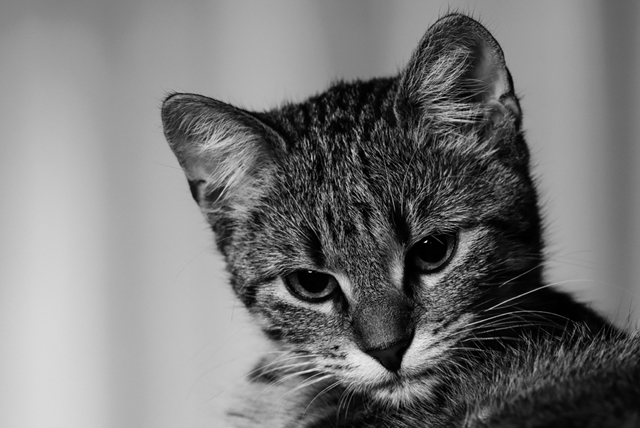
#> input picture images/cat.jpg, 640 x 428 px, found by its file name
$ python Canny_CV2.py
#> lines starting #> are read from the running program, lines starting #| are printed output that depends on the picture; after the words box and inside, x2 and y2 are one past the last pixel; in counts of white or black regions, pixels touching at a corner belong together
import cv2
import numpy as np
from matplotlib import pyplot as plt

img = cv2.imread('images/cat.jpg',0)
#> img is the input picture: shape (428, 640); min 0, max 238, mean 119.9
edges = cv2.Canny(img,100,200)
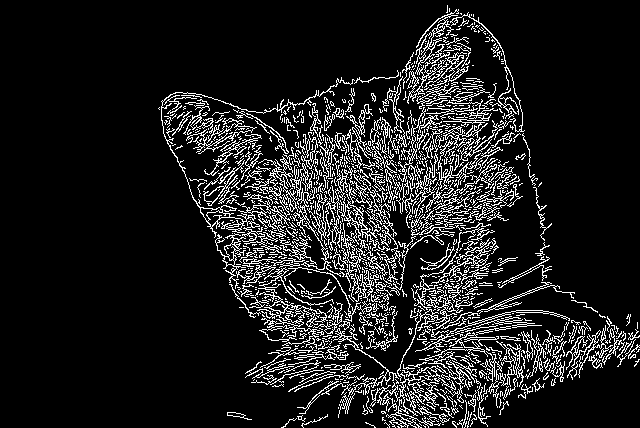
#> edges: shape (428, 640); 11.9% white in thin lines or dots, all inside (x1, y1, x2, y2) = (158, 5, 640, 428)

plt.subplot(121),plt.imshow(img,cmap = 'gray')
plt.title('Original Image'), plt.xticks([]), plt.yticks([])
plt.subplot(122),plt.imshow(edges,cmap = 'gray')
plt.title('Edge Image'), plt.xticks([]), plt.yticks([])
plt.show()
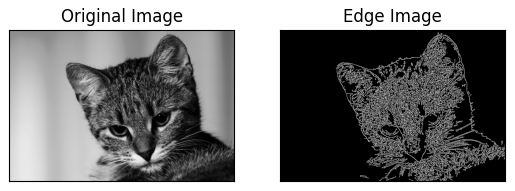
#> figure drawn by matplotlib, 2 panels

$ run again, with images/canhdong.jpg copied over images/cat.jpg
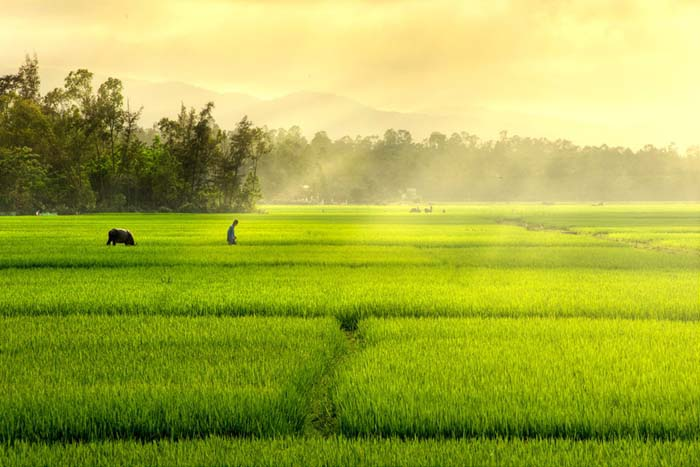
#> input picture images/canhdong.jpg, 700 x 467 px, found by its file name
#> `edges = cv2.Canny(img,100,200)`:
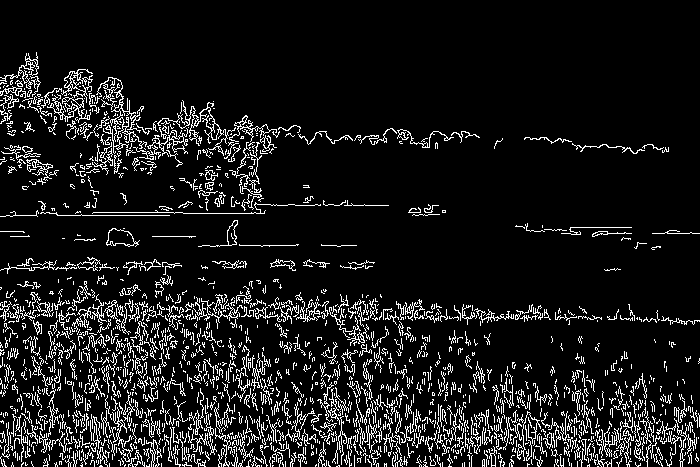
#> edges: shape (467, 700); 10% white in thin lines or dots, all inside (x1, y1, x2, y2) = (0, 52, 700, 467)
#> `plt.show()`:
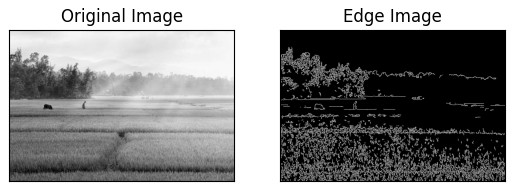
#> figure drawn by matplotlib, 2 panels

$ run again, with images/jet.jpg copied over images/cat.jpg
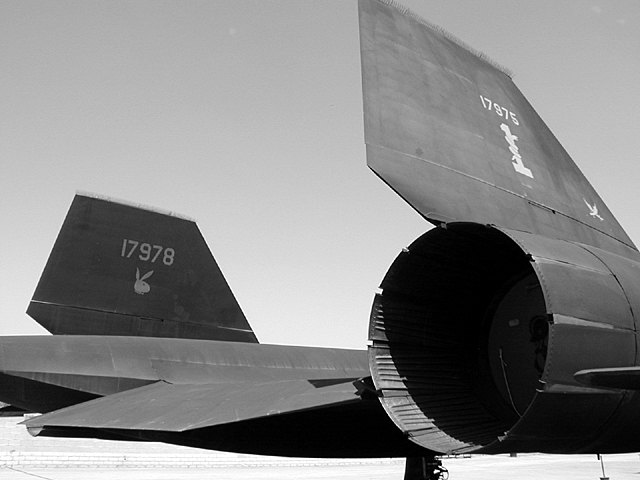
#> input picture images/jet.jpg, 640 x 480 px, found by its file name
#> img is the input picture: shape (480, 640); min 0, max 255, mean 135
#> `edges = cv2.Canny(img,100,200)`:
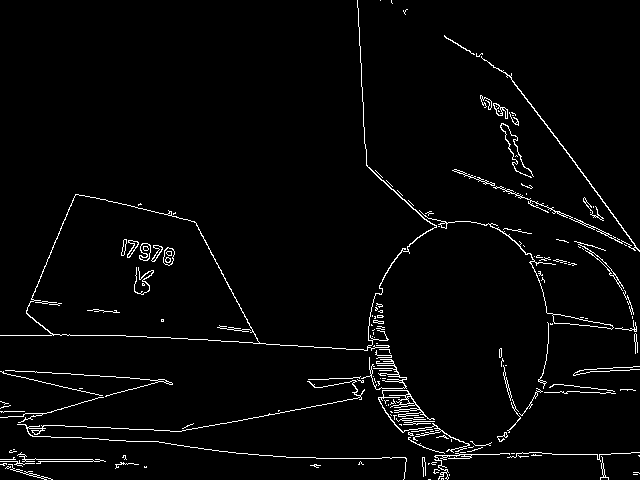
#> edges: shape (480, 640); 2.8% white in thin lines or dots
#> `plt.show()`:
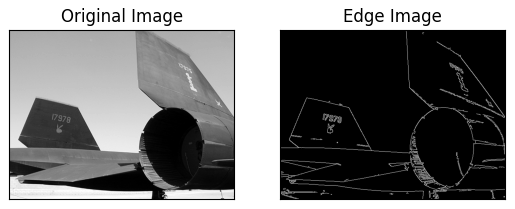
#> figure drawn by matplotlib, 2 panels
